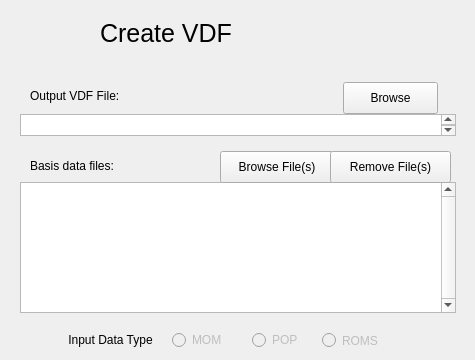
<?xml version="1.0" encoding="UTF-8"?>
<ui version="4.0">
 <class>Page2</class>
 <widget class="QWizardPage" name="Page2">
  <property name="geometry">
   <rect>
    <x>0</x>
    <y>0</y>
    <width>475</width>
    <height>360</height>
   </rect>
  </property>
  <property name="sizePolicy">
   <sizepolicy hsizetype="Minimum" vsizetype="Fixed">
    <horstretch>0</horstretch>
    <verstretch>0</verstretch>
   </sizepolicy>
  </property>
  <property name="windowTitle">
   <string>WizardPage</string>
  </property>
  <widget class="QRadioButton" name="romsRadioButton">
   <property name="enabled">
    <bool>false</bool>
   </property>
   <property name="geometry">
    <rect>
     <x>322</x>
     <y>330</y>
     <width>61</width>
     <height>21</height>
    </rect>
   </property>
   <property name="layoutDirection">
    <enum>Qt::LeftToRight</enum>
   </property>
   <property name="text">
    <string>ROMS</string>
   </property>
   <property name="checked">
    <bool>false</bool>
   </property>
  </widget>
  <widget class="QListWidget" name="fileList">
   <property name="geometry">
    <rect>
     <x>20</x>
     <y>182</y>
     <width>436</width>
     <height>131</height>
    </rect>
   </property>
   <property name="verticalScrollBarPolicy">
    <enum>Qt::ScrollBarAlwaysOn</enum>
   </property>
   <property name="selectionMode">
    <enum>QAbstractItemView::MultiSelection</enum>
   </property>
  </widget>
  <widget class="QLabel" name="label_8">
   <property name="geometry">
    <rect>
     <x>65</x>
     <y>324</y>
     <width>91</width>
     <height>31</height>
    </rect>
   </property>
   <property name="layoutDirection">
    <enum>Qt::LeftToRight</enum>
   </property>
   <property name="text">
    <string>Input Data Type</string>
   </property>
   <property name="alignment">
    <set>Qt::AlignCenter</set>
   </property>
   <property name="wordWrap">
    <bool>true</bool>
   </property>
  </widget>
  <widget class="QPushButton" name="addFileButton">
   <property name="geometry">
    <rect>
     <x>220</x>
     <y>151</y>
     <width>114</width>
     <height>32</height>
    </rect>
   </property>
   <property name="sizePolicy">
    <sizepolicy hsizetype="Minimum" vsizetype="Fixed">
     <horstretch>0</horstretch>
     <verstretch>0</verstretch>
    </sizepolicy>
   </property>
   <property name="text">
    <string>Browse File(s)</string>
   </property>
  </widget>
  <widget class="QRadioButton" name="momRadioButton">
   <property name="enabled">
    <bool>false</bool>
   </property>
   <property name="geometry">
    <rect>
     <x>172</x>
     <y>330</y>
     <width>61</width>
     <height>20</height>
    </rect>
   </property>
   <property name="layoutDirection">
    <enum>Qt::LeftToRight</enum>
   </property>
   <property name="text">
    <string>MOM</string>
   </property>
   <property name="checked">
    <bool>false</bool>
   </property>
  </widget>
  <widget class="QLabel" name="label_2">
   <property name="geometry">
    <rect>
     <x>30</x>
     <y>158</y>
     <width>101</width>
     <height>16</height>
    </rect>
   </property>
   <property name="text">
    <string>Basis data files:</string>
   </property>
  </widget>
  <widget class="QPushButton" name="removeFileButton">
   <property name="geometry">
    <rect>
     <x>330</x>
     <y>151</y>
     <width>121</width>
     <height>32</height>
    </rect>
   </property>
   <property name="text">
    <string>Remove File(s)</string>
   </property>
  </widget>
  <widget class="QRadioButton" name="popRadioButton">
   <property name="enabled">
    <bool>false</bool>
   </property>
   <property name="geometry">
    <rect>
     <x>252</x>
     <y>330</y>
     <width>61</width>
     <height>20</height>
    </rect>
   </property>
   <property name="layoutDirection">
    <enum>Qt::LeftToRight</enum>
   </property>
   <property name="text">
    <string>POP</string>
   </property>
  </widget>
  <widget class="QTextEdit" name="outputVDFtext">
   <property name="geometry">
    <rect>
     <x>20</x>
     <y>114</y>
     <width>436</width>
     <height>22</height>
    </rect>
   </property>
  </widget>
  <widget class="QLabel" name="vdfLabel">
   <property name="geometry">
    <rect>
     <x>30</x>
     <y>88</y>
     <width>221</width>
     <height>16</height>
    </rect>
   </property>
   <property name="text">
    <string>Output VDF File:</string>
   </property>
  </widget>
  <widget class="QPushButton" name="browseOutputVdfFile">
   <property name="geometry">
    <rect>
     <x>343</x>
     <y>82</y>
     <width>95</width>
     <height>32</height>
    </rect>
   </property>
   <property name="text">
    <string>Browse</string>
   </property>
  </widget>
  <widget class="QLabel" name="Title">
   <property name="geometry">
    <rect>
     <x>100</x>
     <y>13</y>
     <width>271</width>
     <height>41</height>
    </rect>
   </property>
   <property name="font">
    <font>
     <pointsize>19</pointsize>
    </font>
   </property>
   <property name="text">
    <string>Create VDF</string>
   </property>
  </widget>
  <widget class="QLabel" name="selectFilePixmap">
   <property name="geometry">
    <rect>
     <x>22</x>
     <y>11</y>
     <width>59</width>
     <height>56</height>
    </rect>
   </property>
   <property name="sizePolicy">
    <sizepolicy hsizetype="Preferred" vsizetype="Preferred">
     <horstretch>0</horstretch>
     <verstretch>0</verstretch>
    </sizepolicy>
   </property>
   <property name="text">
    <string/>
   </property>
  </widget>
 </widget>
 <resources/>
 <connections/>
</ui>
